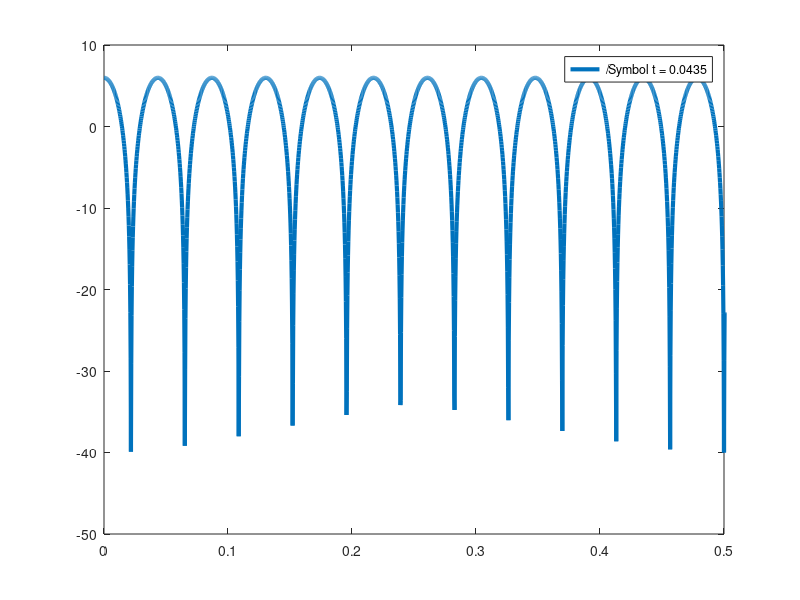

The MATLAB script that drew this image:
%
% $Id: fir3.m 23 2013-02-08 15:02:32Z nicb $
%
clear all
close all 

a1=0.99;
fc=1;
Ts=1/fc; 
winsize=4096;
binsize=fc/winsize;
k=23;
F=[0:binsize:fc-binsize];
W=F*2*pi;
M=sqrt(1+2*a1*cos(W*k)+a1^2);
MdB=20*log10(M);
figure(1,'visible','off');
plot(F, MdB, [';{/Symbol t} = ' num2str(1/(k*Ts), "%6.4f") ';'], 'LineWidth', 3);
axis([0 0.5])
